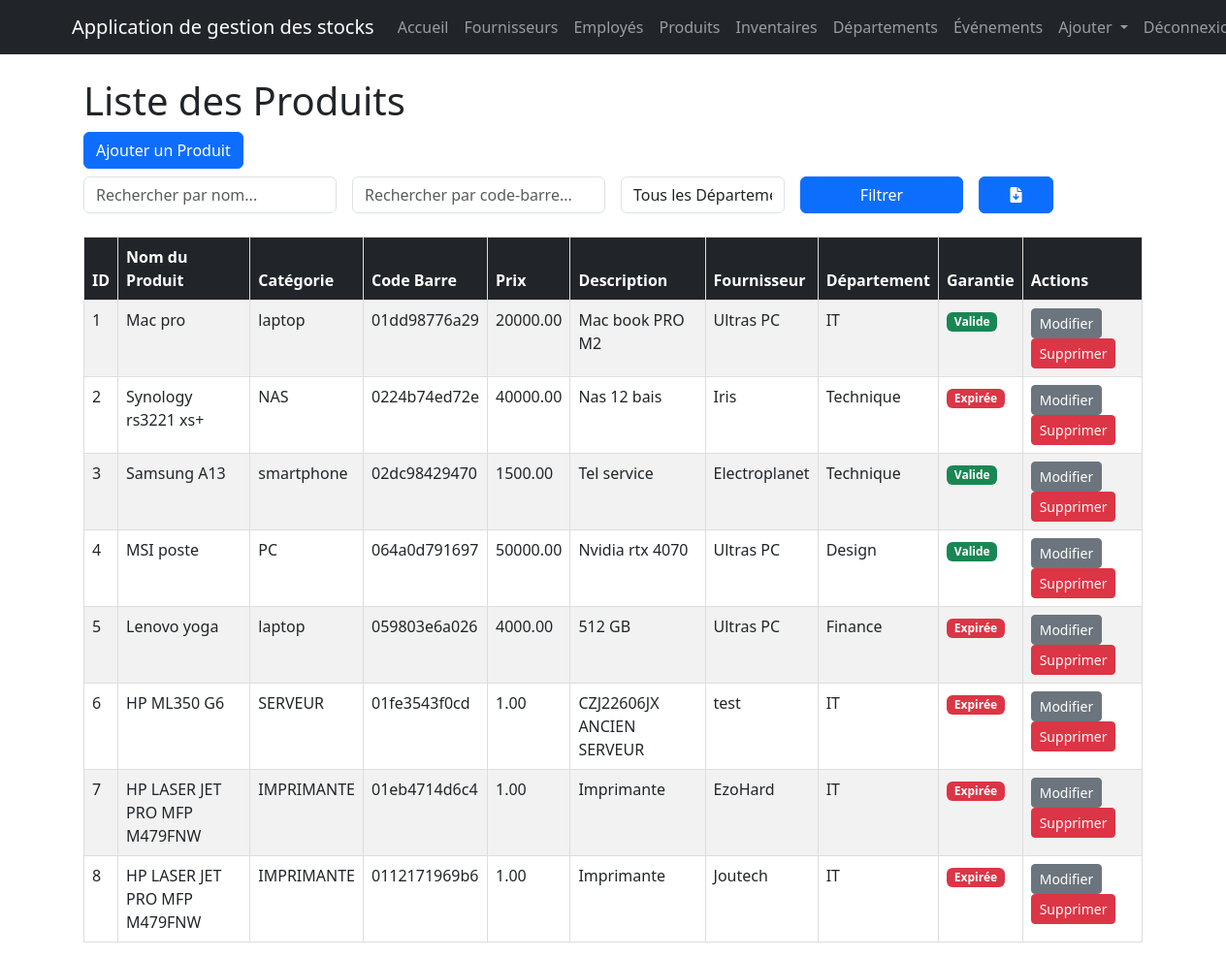
Page /produits/ (signed in) on the committed database.
### BeyondComV2/models.py (models this page shows, shortened)
class Produit(models.Model):
    produit_id = models.AutoField(primary_key=True)
    produit_name = models.CharField(max_length=100)
    category = models.CharField(max_length=100)
    code_bar = models.CharField(max_length=32, unique=True, editable=False)
    prix = models.DecimalField(max_digits=12, decimal_places=2)
    description = models.TextField()
    fournisseur = models.ForeignKey('Fournisseur', on_delete=models.CASCADE)
    departement = models.ForeignKey('Departement', on_delete=models.SET_NULL, null=True)
    warranty_period = models.IntegerField(null=True, blank=True)  # in months
    warranty_start_date = models.DateTimeField(null=True, blank=True)
    warranty_end_date = models.DateTimeField(null=True, blank=True)
    warranty_isValid = models.BooleanField(default=False)

class Fournisseur(models.Model):
    fournisseur_id = models.AutoField(primary_key=True)
    fournisseur_name = models.CharField(max_length=100)
    tel = models.CharField(max_length=20)

class Departement(models.Model):
    departement_id = models.AutoField(primary_key=True)
    department_name = models.CharField(max_length=100)

### BeyondComV2/views.py (the view)
# urls.py: path('produits/', produit_list, name='produit_list'),
def produit_list(request):
    produits = Produit.objects.all()
    departments = Produit.objects.values_list('departement__department_name', flat=True).distinct()
    selected_department = request.GET.get('department')
    search_query = request.GET.get('search')
    code_bar_search_query = request.GET.get('code_bar_search')
    if selected_department:
        produits = produits.filter(departement__department_name=selected_department)
    if search_query:
        produits = produits.filter(produit_name__icontains=search_query)
    if code_bar_search_query:
        produits = produits.filter(code_bar__icontains=code_bar_search_query)
    return render(request, 'BeyondComV2/produit_list.html', {'produits': produits, 'departments': departments})

### BeyondComV2/models.py (called while the page is built)
    def handle_event_pre_date(self):
        try:
            with transaction.atomic():
                products_to_update = self.list_of_products.filter(etat_InOut='IN')
                if products_to_update.exists():
                    for inventaire in products_to_update:
                        inventaire.etat_InOut = 'OUT'
                        inventaire.save()
                    print(f"Products moved OUT for event: {self.event_name}")
                return True
        except Exception as e:
            print(f"Error in handle_event_pre_date: {str(e)}")
            return False

    def handle_event_post_date(self):
        try:
            with transaction.atomic():
                products_to_update = self.list_of_products.filter(etat_InOut='OUT')
                if products_to_update.exists():
                    for inventaire in products_to_update:
                        inventaire.etat_InOut = 'IN'
                        inventaire.save()
                    print(f"Products moved IN for event: {self.event_name}")
                return True
        except Exception as e:
            print(f"Error in handle_event_post_date: {str(e)}")
            return False

    def save(self, *args, **kwargs):
        is_new = self.pk is None
        super().save(*args, **kwargs)
        if is_new:
            current_time = timezone.now()
            if current_time >= self.event_pre_date:
                self.handle_event_pre_date()
            if current_time >= self.event_post_date:
                self.handle_event_post_date()

### BeyondComV2/templates/BeyondComV2/produit_list.html (shortened to what this page needs)
{% extends 'BeyondComV2/base.html' %}
{% block content %}
<div class="container">
    <h1>Liste des Produits</h1>
    <div class="mb-3">
        <a class="btn btn-primary mb-2" href="{% url 'produit_create' %}">Ajouter un Produit</a>
        <form method="get" class="row g-3">
            <div class="col-md-3">
                <input type="text" name="search" class="form-control" placeholder="Rechercher par nom..." value="{{ search_query }}">
            </div>
            <div class="col-md-3">
                <input type="text" name="code_bar_search" class="form-control" placeholder="Rechercher par code-barre..." value="{{ code_bar_search_query }}">
            </div>
            <div class="col-md-2">
                <select name="department" class="form-control">
                    <option value="" selected>Tous les Départements</option>
                </select>
            </div>
            <div class="col-md-2">
                <button type="submit" class="btn btn-primary w-100">Filtrer</button>
            </div>
            <div class="col-md-1">
                <div class="d-grid">
                    <link rel="stylesheet" href="https://cdnjs.cloudflare.com/ajax/libs/font-awesome/6.0.0-beta3/css/all.min.css">
                    <a class="btn btn-primary w-100 mb-2" href="{% url 'download_produit_csv' %}">
                        <i class="fas fa-file-download"></i>
                    </a>
                </div>
            </div>
        </form>
    </div>
    <table class="table table-striped table-hover">
        <thead class="table-dark">
            <tr>
                <th>ID</th>
                <th>Nom du Produit</th>
                <th>Catégorie</th>
                <th>Code Barre</th>
                <th>Prix</th>
                <th>Description</th>
                <th>Fournisseur</th>
                <th>Département</th>
                <th>Garantie</th>
                <th>Actions</th>
            </tr>
        </thead>
        <tbody>
            {% for produit in produits %}
            <tr>
                <td>{{ produit.produit_id }}</td>
                <td>{{ produit.produit_name }}</td>
                <td>{{ produit.category }}</td>
                <td>{{ produit.code_bar }}</td>
                <td>{{ produit.prix }}</td>
                <td>{{ produit.description }}</td>
                <td>{% if produit.fournisseur %}{{ produit.fournisseur.fournisseur_name }}{% endif %}</td>
                <td>{% if produit.departement %}{{ produit.departement.department_name }}{% endif %}</td>
                <td>
                    {% if produit.warranty_isValid %}
                        <span class="badge bg-success">Valide</span>
                    {% else %}
                        <span class="badge bg-danger">Expirée</span>
                    {% endif %}
                </td>
                <td>
                    <a class="btn btn-secondary btn-sm" href="{% url 'produit_update' produit.pk %}">Modifier</a>
                    <a class="btn btn-danger btn-sm" href="{% url 'produit_delete' produit.pk %}">Supprimer</a>
                </td>
            </tr>
            {% endfor %}
        </tbody>
    </table>
</div>
{% endblock %}

### BeyondComV2/templates/BeyondComV2/base.html (style rules this page uses)
table { width: 100%; border-collapse: collapse; }
th, td { border: 1px solid #ddd; padding: 8px; text-align: left; }
th { background-color: #f2f2f2; }

### rows in the picture
Produit: produit_id "1", produit_name "Mac pro", category "laptop", code_bar "01dd98776a29", prix "20000.00", description "Mac book PRO M2", fournisseur.fournisseur_name "Ultras PC", departement.department_name "IT", warranty_isValid "Valide"
Produit: produit_id "2", produit_name "Synology rs3221 xs+", category "NAS", code_bar "0224b74ed72e", prix "40000.00", description "Nas 12 bais", fournisseur.fournisseur_name "Iris", departement.department_name "Technique", warranty_isValid "Expirée"
Produit: produit_id "3", produit_name "Samsung A13", category "smartphone", code_bar "02dc98429470", prix "1500.00", description "Tel service", fournisseur.fournisseur_name "Electroplanet", departement.department_name "Technique", warranty_isValid "Valide"
Produit: produit_id "4", produit_name "MSI poste", category "PC", code_bar "064a0d791697", prix "50000.00", description "Nvidia rtx 4070", fournisseur.fournisseur_name "Ultras PC", departement.department_name "Design", warranty_isValid "Valide"
Produit: produit_id "5", produit_name "Lenovo yoga", category "laptop", code_bar "059803e6a026", prix "4000.00", description "512 GB", fournisseur.fournisseur_name "Ultras PC", departement.department_name "Finance", warranty_isValid "Expirée"
Produit: produit_id "6", produit_name "HP ML350 G6", category "SERVEUR", code_bar "01fe3543f0cd", prix "1.00", description "CZJ22606JX ANCIEN SERVEUR", fournisseur.fournisseur_name "test", departement.department_name "IT", warranty_isValid "Expirée"
Produit: produit_id "7", produit_name "HP LASER JET PRO MFP M479FNW", category "IMPRIMANTE", code_bar "01eb4714d6c4", prix "1.00", description "Imprimante", fournisseur.fournisseur_name "EzoHard", departement.department_name "IT", warranty_isValid "Expirée"
Produit: produit_id "8", produit_name "HP LASER JET PRO MFP M479FNW", category "IMPRIMANTE", code_bar "0112171969b6", prix "1.00", description "Imprimante", fournisseur.fournisseur_name "Joutech", departement.department_name "IT", warranty_isValid "Expirée"
